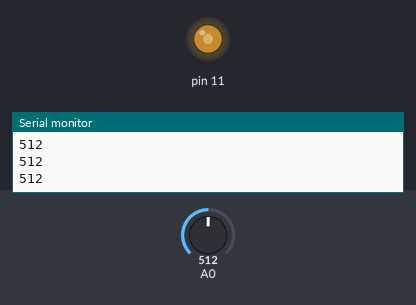
The sketch below on a simulated Arduino Uno, built with avr-gcc and run on an emulated ATmega328P. On the bench: output pins drawn as LEDs (lit = HIGH), the last lines printed to the serial monitor. The inputs (shaded band) are chosen by the test bench; at power-on: A0 = 512.

Above: at 1.2 s.
1.3 s: A0 set to 716
At 2.5 s:
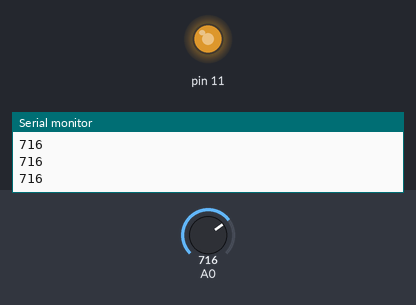
2.8 s: A0 set to 900
At 4.0 s:
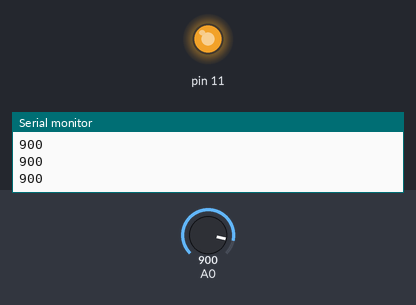
4.3 s: A0 set to 122
At 5.3 s:
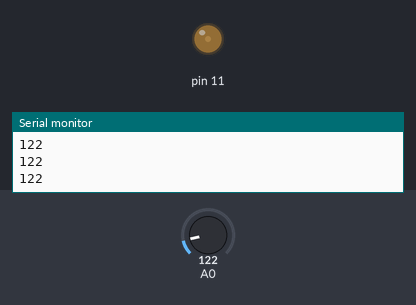
5.8 s: A0 set to 0
At 6.6 s:
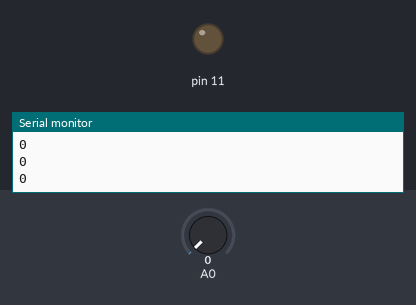
Timing chart, 0 to 8.3 s (numbered marks = the images above; inputs shaded):
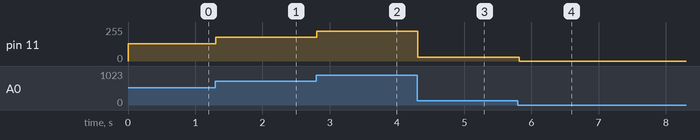

The sketch:

sketch_oct12b.ino
```cpp
void setup(void) {
  pinMode(A0, INPUT);
  pinMode(11, OUTPUT);

  Serial.begin(9600);
}

void loop(void) {
  unsigned int i = analogRead(A0);

  analogWrite(11, i/4); //들어오는 값은 10bit인데 analogWrite는 8비트이므로 /4해야 에러가 나지 않는다.

  Serial.println(i);

  delay(100);

}
```

Measured:
- after the input at 1.3 s, pin 11: 128/255 → 179/255 at once
- after the input at 2.8 s, pin 11: 179/255 → 225/255 at once
- after the input at 4.3 s, pin 11: 225/255 → 30/255 at once
- after the input at 5.8 s, pin 11: 30/255 → 0/255 at once
